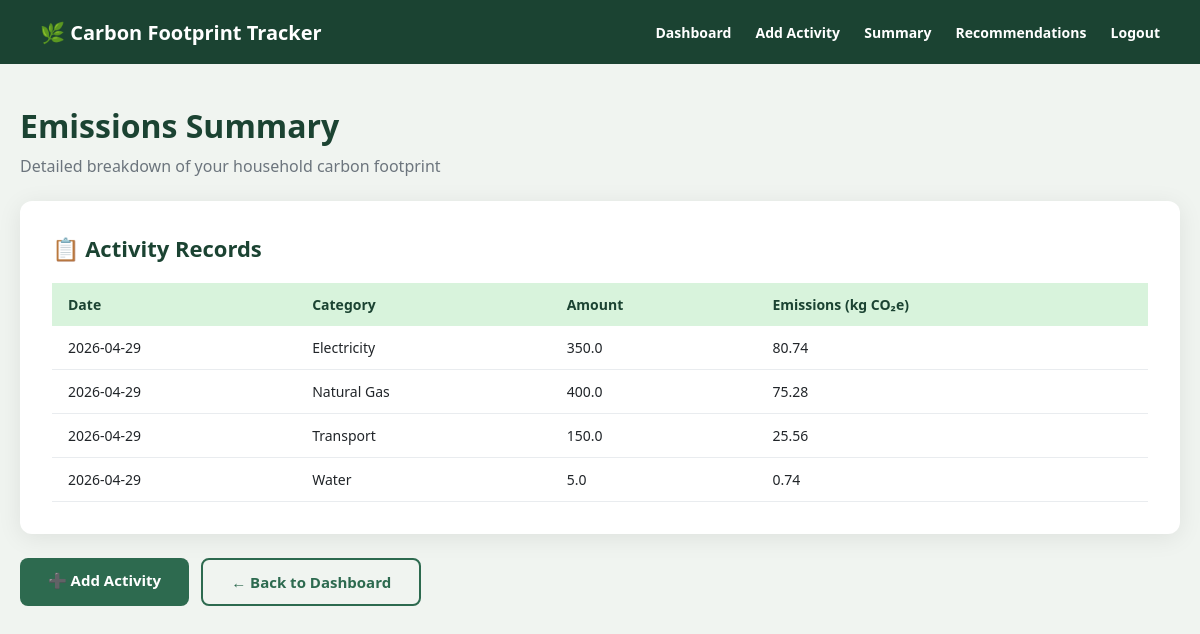
The app's page /summary (signed in) with its own data.
### tables this page shows
CREATE TABLE Activity (
            ActivityID INTEGER PRIMARY KEY AUTOINCREMENT,
            UserID INTEGER NOT NULL,
            CategoryID INTEGER NOT NULL,
            Amount REAL NOT NULL,
            Date TEXT NOT NULL,
            FOREIGN KEY (UserID) REFERENCES User(UserID),
            FOREIGN KEY (CategoryID) REFERENCES Category(CategoryID)
        );

CREATE TABLE Category (
            CategoryID INTEGER PRIMARY KEY AUTOINCREMENT,
            CategoryName TEXT NOT NULL,
            EmissionFactor REAL NOT NULL
        );

### app.py (the view)
@app.route('/summary')
def summary():
    if 'user_id' not in session:
        return redirect(url_for('login'))
    conn = get_db()
    activities = conn.execute('''
        SELECT a.*, c.CategoryName, c.EmissionFactor,
               (a.Amount * c.EmissionFactor) as Emissions
        FROM Activity a
        JOIN Category c ON a.CategoryID = c.CategoryID
        WHERE a.UserID = ?
        ORDER BY a.Date DESC
    ''', (session['user_id'],)).fetchall()
    conn.close()
    return render_template('summary.html', activities=activities)

### app.py (called while the page is built)
def get_db():
    conn = sqlite3.connect(DB_PATH)
    conn.row_factory = sqlite3.Row
    return conn

### templates/summary.html (shortened to what this page needs)
<!DOCTYPE html>
<html lang="en">
<head>
    <link rel="stylesheet" href="{{ url_for('static', filename='style.css') }}">
</head>
<body>
<nav>
    <div class="nav-logo">🌿 Carbon Footprint Tracker</div>
    <div class="nav-links">
        <a href="/dashboard">Dashboard</a>
        <a href="/add_activity">Add Activity</a>
        <a href="/summary">Summary</a>
        <a href="/recommendations">Recommendations</a>
        <a href="/logout">Logout</a>
    </div>
</nav>
<div class="container">
    <h1 style="color:#1b4332;margin-bottom:8px;">Emissions Summary</h1>
    <p style="color:#6c757d;margin-bottom:24px;">Detailed breakdown of your household carbon footprint</p>
    <div class="card">
        <h2>📋 Activity Records</h2>
        {% if activities %}
        <table>
            <tr>
                <th>Date</th>
                <th>Category</th>
                <th>Amount</th>
                <th>Emissions (kg CO₂e)</th>
            </tr>
            {% for activity in activities %}
            <tr>
                <td>{{ activity['Date'] }}</td>
                <td>{{ activity['CategoryName'] }}</td>
                <td>{{ activity['Amount'] }}</td>
                <td>{{ "%.2f"|format(activity['Emissions']) }}</td>
            </tr>
            {% endfor %}
        </table>
        {% else %}
        <p style="color:#6c757d;text-align:center;padding:20px;">
            No activities recorded yet.
            <a href="/add_activity" style="color:#2d6a4f;font-weight:700;">Add your first activity!</a>
        </p>
        {% endif %}
    </div>
    <div style="display:flex;gap:12px;">
        <a href="/add_activity" class="btn btn-green">➕ Add Activity</a>
        <a href="/dashboard" class="btn btn-outline">← Back to Dashboard</a>
    </div>
</div>
</body>
</html>

### static/style.css (style rules this page uses)
* { box-sizing: border-box; margin: 0; padding: 0; }
body { font-family: 'Segoe UI', sans-serif; background: #f0f4f0; color: #212529; }
nav { background: #1b4332; color: white; padding: 0 40px; height: 64px; display: flex; align-items: center; justify-content: space-between; }
.nav-logo { font-size: 20px; font-weight: 800; }
.nav-links a { color: white; text-decoration: none; margin-left: 20px; font-weight: 600; font-size: 14px; }
.container { max-width: 1200px; margin: 40px auto; padding: 0 20px; }
.card { background: white; border-radius: 12px; padding: 32px; box-shadow: 0 4px 24px rgba(0,0,0,0.08); margin-bottom: 24px; }
.card h2 { font-size: 22px; color: #1b4332; margin-bottom: 20px; }
.btn { padding: 12px 28px; border-radius: 8px; font-size: 15px; font-weight: 700; cursor: pointer; border: none; font-family: 'Segoe UI', sans-serif; text-decoration: none; display: inline-block; }
.btn-green { background: #2d6a4f; color: white; }
.btn-outline { background: transparent; border: 2px solid #2d6a4f; color: #2d6a4f; }
table { width: 100%; border-collapse: collapse; font-size: 14px; }
table th { background: #d8f3dc; color: #1b4332; padding: 12px 16px; text-align: left; font-weight: 800; }
table td { padding: 12px 16px; border-bottom: 1px solid #e9ecef; }

### records on screen
Activity: Date "2026-04-29", CategoryName "Electricity", Amount "350.0", Emissions "80.74"
Activity: Date "2026-04-29", CategoryName "Natural Gas", Amount "400.0", Emissions "75.28"
Activity: Date "2026-04-29", CategoryName "Transport", Amount "150.0", Emissions "25.56"
Activity: Date "2026-04-29", CategoryName "Water", Amount "5.0", Emissions "0.74"
